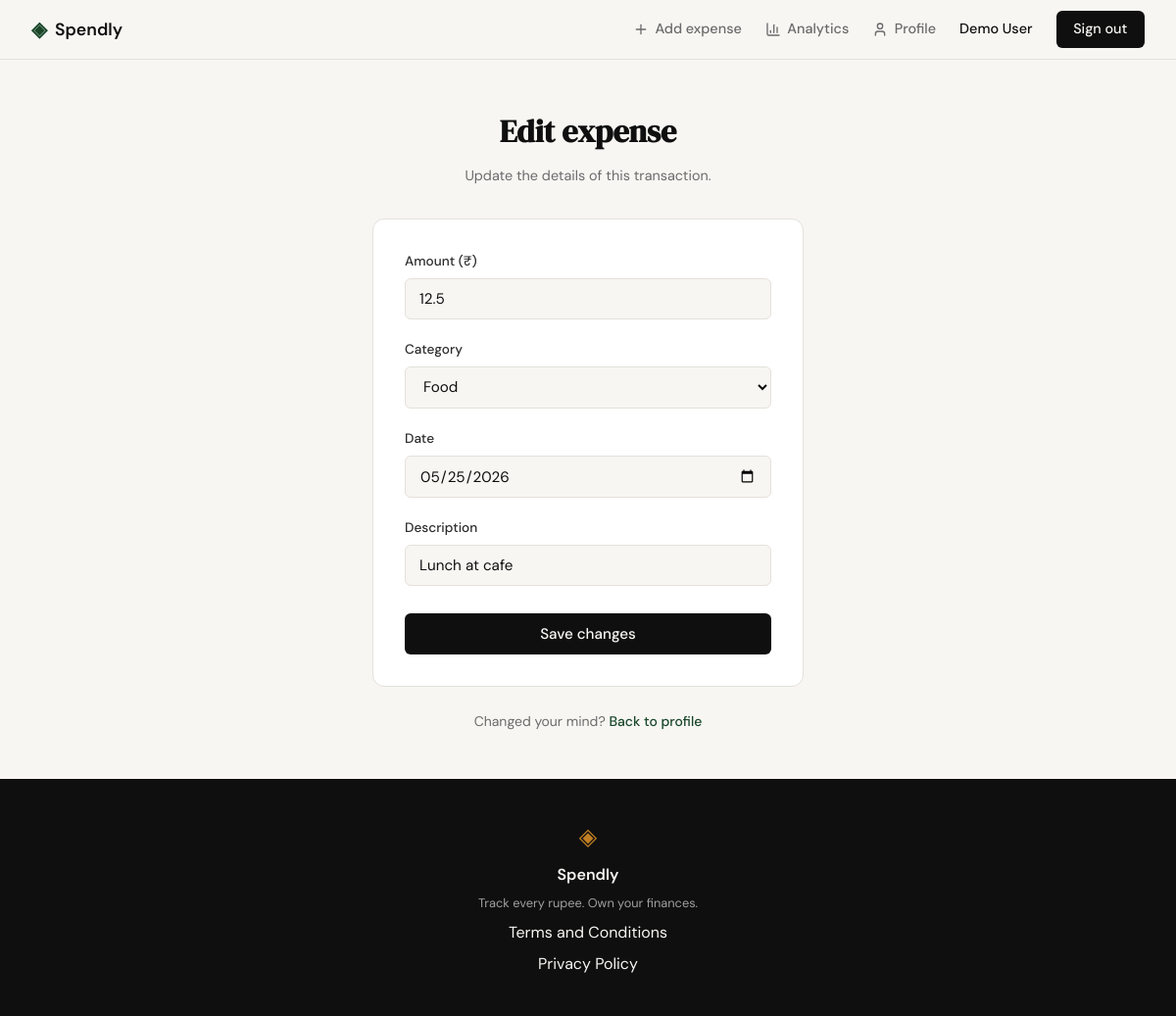
/expenses/1/edit (signed in), run on the app's committed database.
### tables this page shows
CREATE TABLE expenses (
            id          INTEGER PRIMARY KEY AUTOINCREMENT,
            user_id     INTEGER NOT NULL,
            amount      REAL    NOT NULL,
            category    TEXT    NOT NULL,
            date        TEXT    NOT NULL,
            description TEXT,
            created_at  TEXT    NOT NULL DEFAULT (datetime('now')),
            FOREIGN KEY (user_id) REFERENCES users(id)
        );

### app.py (the view, shortened to what this page needs)
@app.route("/expenses/<int:id>/edit", methods=["GET", "POST"])
def edit_expense(id):
    user_id = session.get("user_id")
    if not user_id:
        flash("Please log in to edit an expense.")
        return redirect(url_for("login"))
    expense = get_expense_by_id(id)
    if expense is None or expense["user_id"] != user_id:
        abort(404)
    return render_template(
        "edit_expense.html",
        expense=expense,
        categories=EXPENSE_CATEGORIES,
    )

### database/db.py (called while the page is built)
def get_db():
    conn = sqlite3.connect(DB_PATH)
    conn.row_factory = sqlite3.Row
    conn.execute("PRAGMA foreign_keys = ON")
    return conn

### database/queries.py (called while the page is built)
def get_expense_by_id(expense_id):
    conn = get_db()
    try:
        return conn.execute(
            "SELECT id, user_id, amount, category, date, description "
            "FROM expenses WHERE id = ?",
            (expense_id,),
        ).fetchone()
    finally:
        conn.close()

### templates/edit_expense.html (shortened to what this page needs)
{% extends "base.html" %}
{% block content %}
<section class="auth-section">
    <div class="auth-container">
        <div class="auth-header">
            <h1 class="auth-title">Edit expense</h1>
            <p class="auth-subtitle">Update the details of this transaction.</p>
        </div>
        <div class="auth-card">
            <form method="POST" action="{{ url_for('edit_expense', id=expense.id) }}">
                <div class="form-group">
                    <label for="amount">Amount (₹)</label>
                    <input type="number" id="amount" name="amount"
                           class="form-input" step="0.01" min="0.01"
                           placeholder="0.00"
                           value="{{ request.form.amount or expense.amount }}"
                           required autofocus>
                </div>
                <div class="form-group">
                    <label for="category">Category</label>
                    <select id="category" name="category" class="form-input" required>
                        {% set selected_category = request.form.category or expense.category %}
                        {% for c in categories %}
                            <option value="{{ c }}" {% if selected_category == c %}selected{% endif %}>{{ c }}</option>
                        {% endfor %}
                    </select>
                </div>
                <div class="form-group">
                    <label for="date">Date</label>
                    <input type="date" id="date" name="date"
                           class="form-input"
                           value="{{ request.form.date or expense.date }}"
                           required>
                </div>
                <div class="form-group">
                    <label for="description">Description</label>
                    <input type="text" id="description" name="description"
                           class="form-input" maxlength="200"
                           placeholder="e.g. Lunch at cafe"
                           value="{{ request.form.description or expense.description or '' }}">
                </div>
                <button type="submit" class="btn-submit">Save changes</button>
            </form>
        </div>
        <p class="auth-switch">
            Changed your mind?
            <a href="{{ url_for('profile') }}">Back to profile</a>
        </p>
    </div>
</section>
{% endblock %}

### static/css/style.css (style rules this page uses)
:root { --ink: #0f0f0f; --ink-soft: #2d2d2d; --ink-muted: #6b6b6b; --ink-faint: #a0a0a0; --paper: #f7f6f3; --paper-warm: #f0ede6; --paper-card: #ffffff; --accent: #1a472a; --accent-light: #e8f0eb; --accent-2: #c17f24; --accent-2-light: #fdf3e3; --danger: #c0392b; --danger-light: #fdecea; --border: #e4e1da; --border-soft: #eeebe4; --font-display: 'DM Serif Display', Georgia, serif; --font-body: 'DM Sans', system-ui, sans-serif; --max-width: 1200px; --auth-width: 440px; --radius-sm: 6px; --radius-md: 12px; --radius-lg: 20px; }
*, *::before, *::after { box-sizing: border-box; margin: 0; padding: 0; }
html { font-size: 16px; scroll-behavior: smooth; }
body { background: var(--paper); color: var(--ink); font-family: var(--font-body); font-size: 1rem; line-height: 1.6; -webkit-font-smoothing: antialiased; }
a { color: inherit; text-decoration: none; }
.auth-section { min-height: calc(100vh - 60px - 100px); display: flex; align-items: center; justify-content: center; padding: 3rem 2rem; }
.auth-container { width: 100%; max-width: var(--auth-width); }
.auth-header { text-align: center; margin-bottom: 2rem; }
.auth-title { font-family: var(--font-display); font-size: 2rem; color: var(--ink); margin-bottom: 0.5rem; }
.auth-subtitle { font-size: 0.9rem; color: var(--ink-muted); }
.auth-card { background: var(--paper-card); border: 1px solid var(--border); border-radius: var(--radius-md); padding: 2rem; margin-bottom: 1.5rem; }
.form-group { margin-bottom: 1.25rem; }
.form-group label { display: block; font-size: 0.85rem; font-weight: 500; color: var(--ink-soft); margin-bottom: 0.4rem; }
.form-input { width: 100%; padding: 0.6rem 0.875rem; border: 1px solid var(--border); border-radius: var(--radius-sm); font-family: var(--font-body); font-size: 0.95rem; color: var(--ink); background: var(--paper); outline: none; transition: border-color 0.2s; }
.form-input::placeholder { color: var(--ink-faint); }
.btn-submit { width: 100%; padding: 0.7rem; background: var(--ink); color: var(--paper); border: none; border-radius: var(--radius-sm); font-family: var(--font-body); font-size: 0.95rem; font-weight: 500; cursor: pointer; transition: background 0.2s; margin-top: 0.5rem; }
.auth-switch { text-align: center; font-size: 0.875rem; color: var(--ink-muted); }
.auth-switch a { color: var(--accent); font-weight: 500; }

### data on the page
expenses: amount "12.5", category "Food", date "05/25/2026", description "Lunch at cafe"

### other printed values
{{ session['user_name'] }} "Demo User"
